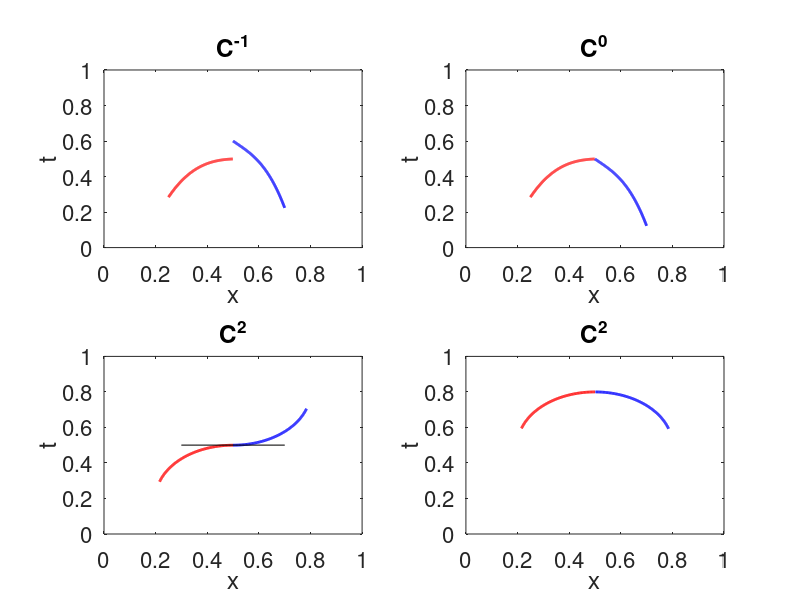

The MATLAB script that drew this image:
clear all
close all

%% c^{-1}

x1 = .25:.001:.5;
x1 = x1(1:length(x1)-1);
pp1 = ((x1-.55).*2).^3+.5;

x1b = .5:.001:.7;
pp1b = (x1b-.5).^2-((x1b-.5).*3).^3.-x1b+1.1;

figure
subplot(2,2,1)
plot(x1,pp1,'Color','red','LineWidth',2)
hold on
plot(x1b,pp1b,'Color','blue','LineWidth',2)
axis([0 1 0 1])
xlabel('x','FontSize',16)
ylabel('t','FontSize',16)
title('C^{-1}','FontSize',16)
set(gca,'FontSize',16)

%% C^0

x2 = .25:.001:.5;
x2 = x2(1:length(x2)-1);
pp2 = ((x2-.55).*2).^3+.5;

x2b = .5:.001:.7;
pp2b = (x2b-.5).^2-((x2b-.5).*3).^3.-x2b+0.9989;

subplot(2,2,2)
plot(x2,pp2,'Color','red','LineWidth',2)
hold on
plot(x2b,pp2b,'Color','blue','LineWidth',2)
axis([0 1 0 1])
xlabel('x','FontSize',16)
ylabel('t','FontSize',16)
title('C^{0}','FontSize',16)
set(gca,'FontSize',16)

%% C^1

x=.5;
y=.5;
r=.3;
ang=1.5*pi:0.01:1.9*pi; 
xp=r*cos(ang);
yp=r*sin(ang);

x2=.5;
y2=.5;
r2=.3;
ang2=.5*pi:0.01:0.9*pi; 
xp2=r2*cos(ang2);
yp2=r2*sin(ang2);

x3 = .3:.001:.7;
y3 = ones(1,length(x3))/2;

subplot(2,2,3)
plot(x+xp,y+yp+.3,'Color','blue','LineWidth',2)
hold on
plot(x2+xp2,y2+yp2-.3,'Color','red','LineWidth',2)
plot(x3,y3,'Color','black','LineWidth',1)
axis([0 1 0 1])
xlabel('x','FontSize',16)
ylabel('t','FontSize',16)
title('C^{2}','FontSize',16)
set(gca,'FontSize',16)

%% C^2

x=.5;
y=.5;
r=.3;
ang=0.1*pi:0.01:.5*pi; 
xp=r*cos(ang);
yp=r*sin(ang);

x2=.5;
y2=.5;
r2=.3;
ang2=.5*pi:0.01:0.9*pi; 
xp2=r2*cos(ang2);
yp2=r2*sin(ang2);

subplot(2,2,4)
plot(x+xp,y+yp,'Color','blue','LineWidth',2)
hold on
plot(x2+xp2,y2+yp2,'Color','red','LineWidth',2)
axis([0 1 0 1])
xlabel('x','FontSize',16)
ylabel('t','FontSize',16)
title('C^{2}','FontSize',16)
set(gca,'FontSize',16)
